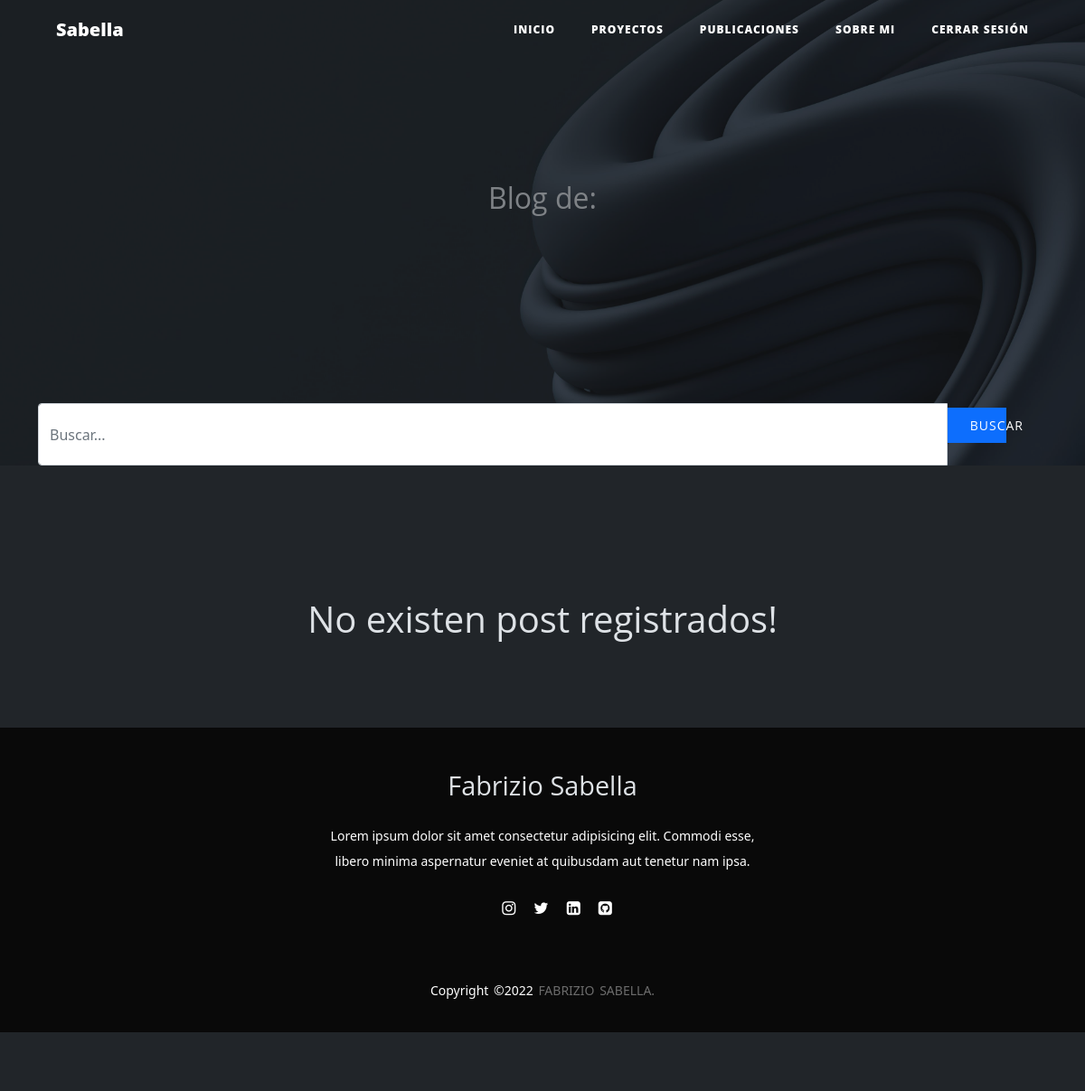
The app's page /post/general/, older data.
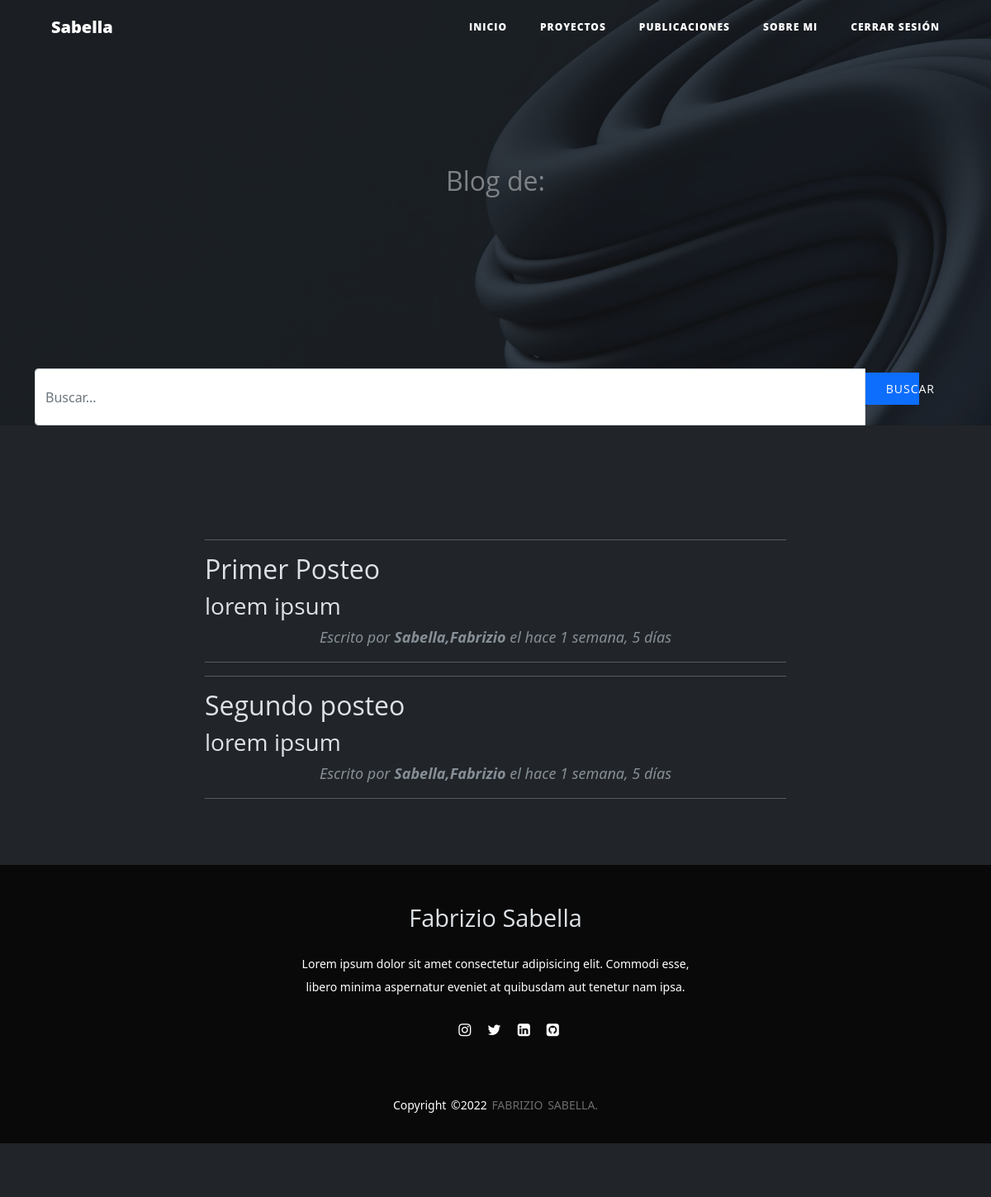
The same page, newer data.
### aplicaciones/blog/models.py (models this page shows)
class Post(models.Model):
    id = models.AutoField(primary_key=True)
    titulo = models.CharField(max_length=90, blank=False, null= False)
    slug = models.CharField(max_length=100, blank=False, null= False)
    descripcion = models.CharField(max_length=110, blank=False, null= False)
    contenido = RichTextField()
    imagen = models.URLField(max_length=255, blank=False, null= False)
    autor = models.ForeignKey(Autor, on_delete=models.CASCADE)
    categoria = models.ForeignKey(Categoria, on_delete=models.CASCADE)
    estado = models.BooleanField('Publicado/No Publicado', default=True)
    fecha_creacion = models.DateTimeField('Fecha de Creación',auto_now= False, auto_now_add=True)
    class Meta:
        verbose_name = 'Post'
        verbose_name_plural = 'Posts'
    def __str__(self):
        return self.titulo

class Autor(models.Model):
    id= models.AutoField(primary_key=True)
    user = models.OneToOneField(User, on_delete=models.CASCADE)
    nombres = models.CharField( 'Nombre del Autor' ,max_length=255, blank=True, null=False)
    apellidos = models.CharField( 'Apellidos del Autor' ,max_length=255, blank=True, null=False)
    imagen = models.ImageField(default='img/profile2.png')
    facebook = models.URLField( 'Facebook', blank=True, null=True)
    github = models.URLField( 'Github', blank=True, null=True)
    twitter = models.URLField( 'Twitter', blank=True, null=True)
    web = models.URLField( 'Web', blank=True, null=True)
    correo = models.EmailField( 'Correo Electrónico', blank=True, null=False)
    estado = models.BooleanField( 'Autor Activo/Autor no Activo', default= True)
    fecha_creacion = models.DateField('Fecha Creación',auto_now = False, auto_now_add=True)
    class meta:
        verbose_name = 'Autor'
        verbose_name_plural = 'Autores'
    def __str__(self):
        return "{0},{1}".format(self.apellidos, self.nombres)
    def create_autor(sender, instance,created ,**kwargs):
        if created:
            Autor.objects.create(user=instance)
    post_save.connect(create_autor, sender=User)

### aplicaciones/blog/views.py (the view)
# urls.py: path('post/general/', general, name = 'general'),
def general(request):
    posts = Post.objects.filter(
        estado = True,
        categoria = Categoria.objects.get(nombre__iexact  = 'General')
    )
    print(posts)
    return render(request, 'categorias/general.html', {'posts':posts})

### templates/categorias/general.html (shortened to what this page needs)
{% extends 'index.html' %}
{% load static %}
{% load humanize %}
{% block content %}
<div class="container">
    <div class="row">
      <div class="col-lg-8 col-md-10 mx-auto">
          {% block contenido %}
          {% if posts %}
            {% for post in posts %}
                <hr>
                <div class="post-preview">
                    <h2 class="post-title">
                      {{ post.titulo }}
                    </h2>
                    <h3 class="post-subtitle">
                      {{ post.descripcion }}
                    </h3>
                  <p class="post-meta">Escrito por
                   <strong>{{ post.autor }}</strong>   el
                    {{ post.fecha_creacion |naturaltime }}</p>
                </div>
                <hr>
            {% endfor %}
            {% else %}
            <div class="row my-4 text-center">
                <h1 class="text-align center">No existen post registrados!</h1>
            </div>
          {% endif %}
          {% endblock contenido %}
      </div>
    </div>
</div>
{% endblock %}

### templates/index.html (shortened to what this page needs)
{% load static %}
<html lang="en">
<head>
    <link rel="stylesheet" href="https://cdnjs.cloudflare.com/ajax/libs/font-awesome/4.7.0/css/font-awesome.min.css" />
    <link rel="stylesheet" href="{% static 'css/clean-blog.css' %}">
    <link rel="stylesheet" href="{% static 'css/clean-blog.min.css' %}">
    <link href="https://cdn.jsdelivr.net/npm/bootstrap@5.0.2/dist/css/bootstrap.min.css" rel="stylesheet">
    <link rel="stylesheet" href="{% static 'css/index.css' %}">
</head>
<body class="text-light">
  {% load static %}
  {% include 'partials/_navbar.html' %}
  <div class="container p-4">
    {% block content %}
    {% endblock %}
  </div>
  {% include 'partials/_footer.html' %}
</body>
</html>

### templates/partials/_navbar.html (shortened to what this page needs)
{% load static %}
<nav class="navbar navbar-expand-lg navbar-light fixed-top" id="mainNav">
  <div class="container">
    <a class="navbar-brand" href="{% url 'home' %}">Sabella</a>
    <div class="collapse navbar-collapse" id="navbarResponsive">
      <ul class="navbar-nav ms-auto">
        <li class="nav-item">
          <a class="nav-link" href="{% url 'home' %}">Inicio</a>
        </li>
        <li class="nav-item">
          <a class="nav-link" href="{% url 'proyectos' %}">Proyectos</a>
        </li>
        <li class="nav-item">
          <a class="nav-link" href="{% url 'post' %}">Publicaciones</a>
        </li>
        <li class="nav-item">
          <a class="nav-link" href="{% url 'about_me'%}">Sobre mi</a>
        </li>
        <li class="nav-item">
          <a class="nav-link" href="{% url 'logout' %}">Cerrar Sesión</a>
        </li>
      </ul>
    </div>
  </div>
</nav>
<header class="masthead" style="background-image: url('{% block imagen %} {% static 'img/home.jpg' %} {% endblock imagen %}')">
  <div class="overlay"></div>
  <div class="container">
    <div class="row">
      <div class="col-lg-8 col-md-10 mx-auto">
        <div class="site-heading">
          <h2>Blog de:</h2>
        </div>
      </div>
    </div>
  </div>
  {% block barra_busqueda %}
  <div class="container">
    <div class="row">
      <div class="col-md-12 search">
        <form method="get">
            <div id="custom-search-input">
              <div class="input-group col-md-12">
                <input type="text" class="form-control" placeholder="Buscar..." name="buscar" value = "">
                <span class="input-group-list">
                  <button type="submit" class="boton btn-primary">Buscar</button>
                </span>
              </div>
            </div>
        </form>
      </div>
    </div>
  </div>
  {% endblock barra_busqueda %}
</header>
<div class="container p-4">
</div>

### templates/partials/_footer.html
{% load static %}
<footer>
    <div class="footer-content">
        <h3>Fabrizio Sabella</h3>
        <p>Lorem ipsum dolor sit amet consectetur adipisicing elit. Commodi esse, libero minima aspernatur eveniet at quibusdam aut tenetur nam ipsa.</p>
        <ul class="socials">
            <li><a href="https://www.instagram.com/fabrisabella/" target="_blank"><i class="fa fa-instagram"></i></a></li>
            <li><a href="https://twitter.com/fsabella11"><i class="fa fa-twitter" target="_blank"></i></a></li>
            <li><a href="https://www.linkedin.com/in/fabrizio-sabella-79a421217/" target="_blank"><i class="fa fa-linkedin-square"></i></a></li>
            <li><a href="https://github.com/Fabri11" target="_blank"><i class="fa fa-github-square"></i></a></li>
        </ul>
    </div>
    <div class="footer-bottom">
        <p>Copyright &copy;2022 <span>Fabrizio Sabella.</span></p>
    </div>
</footer>

### aplicaciones/blog/static/css/clean-blog.css (style rules this page uses)
body { background-color: #343a40; font-size: 20px; color: #212529; font-family: 'Lora', 'Times New Roman', serif; }
p { line-height: 1.5; margin: 30px 0; }
h1, h2, h3, h4, h5, h6 { font-weight: 800; font-family: 'Open Sans', 'Helvetica Neue', Helvetica, Arial, sans-serif; color: #dee2e6; }
a { color: #212529; -webkit-transition: all 0.2s; transition: all 0.2s; }
#mainNav { position: absolute; border-bottom: 1px solid #e9ecef; background-color: white; font-family: 'Open Sans', 'Helvetica Neue', Helvetica, Arial, sans-serif; }
#mainNav .navbar-brand { font-weight: 800; color: #343a40; }
#mainNav .navbar-nav > li.nav-item > a { font-size: 12px; font-weight: 800; letter-spacing: 1px; text-transform: uppercase; }
@media only screen and (min-width: 992px) { #mainNav { border-bottom: 1px solid transparent; background: transparent; } }
@media only screen and (min-width: 992px) { #mainNav .navbar-brand { padding: 10px 20px; color: #fff; } }
@media only screen and (min-width: 992px) { #mainNav .navbar-nav > li.nav-item > a { padding: 10px 20px; color: #fff; } }
@media only screen and (min-width: 992px) { #mainNav { -webkit-transition: background-color 0.2s; transition: background-color 0.2s; -webkit-transform: translate3d(0, 0, 0); transform: translate3d(0, 0, 0); -webkit-backface-visibility: hidden; } }
header.masthead { margin-bottom: 50px; background: no-repeat center center; background-color: #868e96; background-attachment: scroll; position: relative; background-size: cover; }
header.masthead .overlay { position: absolute; top: 0; left: 0; height: 100%; width: 100%; background-color: #212529; opacity: 0.5; }
header.masthead .page-heading, header.masthead .post-heading, header.masthead .site-heading { padding: 200px 0 150px; color: white; }
@media only screen and (min-width: 768px) { header.masthead .page-heading, header.masthead .post-heading, header.masthead .site-heading { padding: 200px 0; } }
header.masthead .page-heading, header.masthead .site-heading { text-align: center; }
.post-preview > .post-meta { font-size: 18px; font-style: italic; margin-top: 0; color: #868e96; }
footer { padding: 50px 0 65px; }
.btn-primary { background-color: #0085A1; border-color: #0085A1; }
.search { margin-top: -180px; }
.boton { font-size: 14px; padding: 8px 25px; letter-spacing: 1px; text-transform: uppercase; border-radius: 0; border: 1px solid transparent; font-family: 'Open Sans','Helvetica Neue',Helvetica,Arial,sans-serif; }
p { text-align: center; }

### aplicaciones/blog/static/css/index.css (style rules this page uses)
* { margin: 0; padding: 0; box-sizing: border-box; }
body { background-color: #212529; overflow-x: hidden; }
footer { background: #212529; height: auto; width: 100vw; padding-top: 40px; color: #fff; }
.footer-content { background: #090909; padding-top: 40px; display: flex; align-items: center; justify-content: center; flex-direction: column; text-align: center; }
.footer-content h3 { font-size: 1.8rem; font-weight: 400; text-transform: capitalize; line-height: 3rem; }
.footer-content p { max-width: 500px; margin: 10px auto; line-height: 28px; font-size: 14px; }
.socials { list-style: none; display: flex; align-items: center; justify-content: center; margin: 1rem 0 3rem 0; }
.socials li { margin: 0 10px; }
.socials a { text-decoration: none; color: #fff; }
.socials a i { font-size: 1.1rem; }
.footer-bottom { background: #090909; width: 100vw; padding: 20px 0; text-align: center; }
.footer-bottom p { font-size: 14px; word-spacing: 2px; text-transform: capitalize; }
.footer-bottom span { text-transform: uppercase; opacity: .4; font-weight: 200; }
button { width: 60%; margin: 5px 0 25px; }

Row changes from the older to the newer data that the page shows:
now on this page (row edited): Post: titulo "Primer Posteo", descripcion "lorem ipsum", autor "Sabella,Fabrizio", fecha_creacion "hace 1 semana, 5 días"
now on this page (row edited): Post: titulo "Segundo posteo", descripcion "lorem ipsum", autor "Sabella,Fabrizio", fecha_creacion "hace 1 semana, 5 días"
Text that changed along with them:
text no longer shown: "No existen post registrados!"
